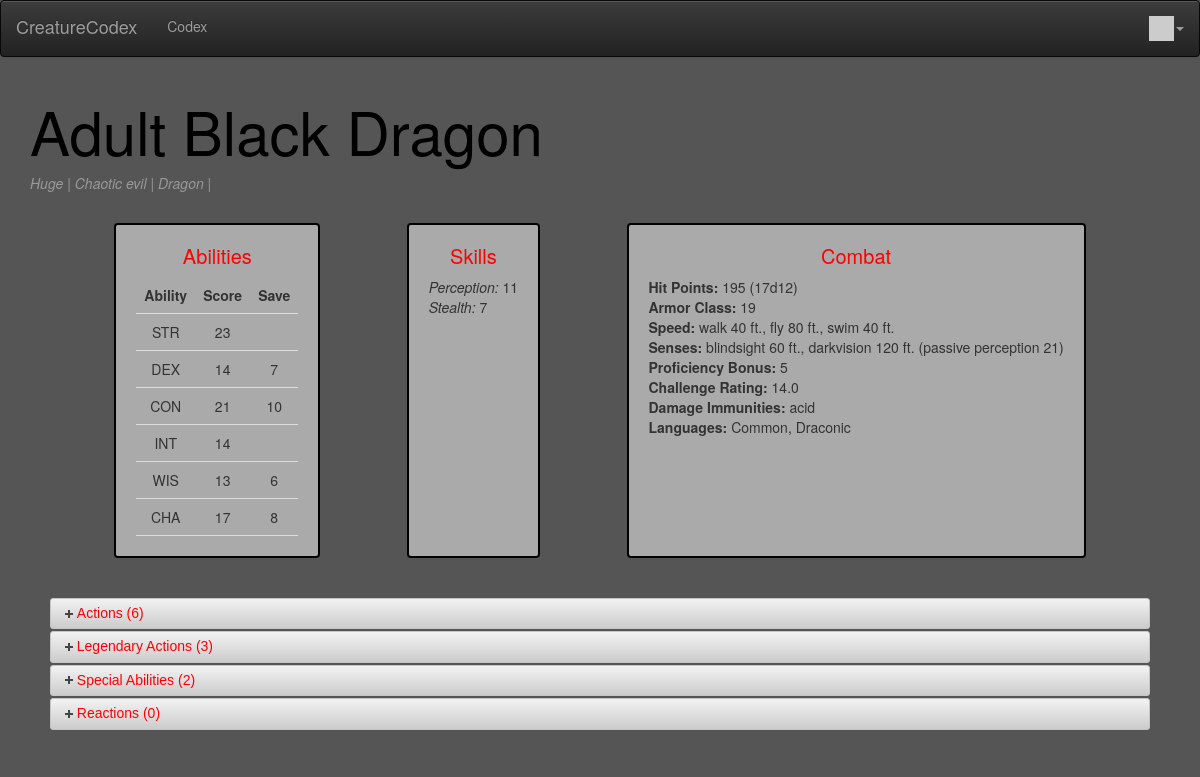
The app's page /codex/creature/8926 (signed in) with its own data.
### codex/models.py (models this page shows, shortened)
class Creature(models.Model):
    name = models.CharField(max_length=128)
    strScore =  models.IntegerField()
    strSave = models.IntegerField(null=True)
    dexScore = models.IntegerField()
    dexSave = models.IntegerField (null=True)
    conScore = models.IntegerField()
    conSave = models.IntegerField(null=True)
    intScore = models.IntegerField()
    intSave = models.IntegerField(null=True)
    wisScore = models.IntegerField()
    wisSave = models.IntegerField(null=True)
    chaScore = models.IntegerField()
    chaSave = models.IntegerField(null=True)
    arcana = models.IntegerField(null=True)
    athletics = models.IntegerField(null=True)
    deception = models.IntegerField(null=True)
    history = models.IntegerField(null=True)
    insight = models.IntegerField(null=True)
    intimidation = models.IntegerField(null=True)
    investigation = models.IntegerField(null=True)
    medicine = models.IntegerField(null=True)
    nature = models.IntegerField(null=True)
    perception = models.IntegerField(null=True)
    performance = models.IntegerField(null=True)
    persuasion = models.IntegerField(null=True)
    religion = models.IntegerField(null=True)
    stealth = models.IntegerField(null=True)
    survival = models.IntegerField(null=True)
    armorClass = models.IntegerField()
    challengeRating = models.FloatField()
    hitDieNum = models.IntegerField() # Gathered form the HD...
    hitPoints = models.IntegerField()
    passivePerception = models.IntegerField() # Gathered from Senses...
    proficiencyBonus = models.IntegerField() # Based on CR...
    alignment = models.ForeignKey(Alignment,on_delete=models.CASCADE)
    hitDieType = models.ForeignKey(HitDieType,on_delete=models.CASCADE)
    size = models.ForeignKey(Size,on_delete=models.CASCADE)
    subtype = models.ForeignKey(Subtype,on_delete=models.CASCADE,null=True)
    type = models.ForeignKey(Type,on_delete=models.CASCADE)
    conditionImmunities = models.ManyToManyField(ConditionImmunities,through='ConditionImmunitiesCreature',
                                                 )
    damageImmunities = models.ManyToManyField(DamageType,through='DamageImmunitiesCreature',related_name='immunity')
    damageResistances = models.ManyToManyField(DamageType,through='DamageResistancesCreature',related_name='resistance')
    damageVulnerabilities = models.ManyToManyField(DamageType,through='DamageVulnerabilitiesCreature',related_name='vulnerability')
    languages = models.ManyToManyField(Languages,through='LanguagesCreature') # Explanation area? Or just str...
    senses = models.ManyToManyField(Senses,through='SensesCreature')
    speed = models.ManyToManyField(Speed,through='SpeedCreature')

class Size(models.Model):
    size = models.CharField(max_length=24)
    def __str__(self,):
        return self.size

class Alignment(models.Model):
    alignment = models.CharField(max_length=128)
    def __str__(self,):
        return self.alignment

class Type(models.Model):
    type = models.CharField(max_length=128)
    def __str__(self,):
        return self.type

class HitDieType(models.Model):
    hitDieType = models.CharField(max_length=3)
    def __str__(self,):
        return self.hitDieType

class Speed(models.Model):
    speed = models.CharField(max_length=256)
    def __str__(self,):
        return self.speed

class Senses(models.Model):
    sense = models.CharField(max_length=128)
    def __str__(self,):
        return self.sense

class DamageType(models.Model):
    damageType = models.CharField(max_length=256)
    def __str__(self,):
        return self.damageType

class Languages(models.Model):
    language = models.CharField(max_length=256)
    def __str__(self,):
        return self.language

### codex/views.py (the view)
# urls.py: path('creature/<int:pk>', views.CreatureDetailView.as_view(), name='creature_detail'),
class CreatureDetailView(generic.DetailView):
    model = Creature
    template_name = "codex/creature_detail.html"
    def get(self, request, pk) :
        self.object = self.get_object()
        context = super(CreatureDetailView, self).get_context_data()
        c = Creature.objects.get(id=pk)
        ability_matrix = [['STR',c.strScore,c.strSave],
                            ['DEX',c.dexScore,c.dexSave],
                            ['CON',c.conScore,c.conSave],
                            ['INT',c.intScore,c.intSave],
                            ['WIS',c.wisScore,c.wisSave],
                            ['CHA',c.chaScore,c.chaSave]]
        context['abilities'] = [[value if value else '' for value in row] for row in ability_matrix]
        skills = []
        sk_names = ['Arcana','Athletics','Deception','History','Insight','Intimidation','Invesitgation',
                    'Medicine','Nature','Perception','Performance','Persuasion','Religion','Stealth',
                    'Survival']
        for i,sk in enumerate([c.arcana,c.athletics,c.deception,c.history,c.insight,c.intimidation,c.investigation,
                   c.medicine,c.nature,c.perception,c.performance,c.persuasion,c.religion,c.stealth,
                   c.survival]):
            if sk:
                skills.append([sk_names[i],sk])
        context['skills'] = skills
        return render(request, self.template_name, context)

### codex/context_processors.py (called while the page is built)
def name_of_app(request):
    return {'APP_NAME': "CreatureCodex"}

### codex/models.py (called while the page is built)
    def __str__(self,):
        return self.subtype

    def __str__(self,):
        return self.name

### home/templatetags/app_tags.py (called while the page is built)
@register.filter(name='gravatar')
def gravatar(user, size=35):
    email = str(user.email.strip().lower()).encode('utf-8')
    email_hash = md5(email).hexdigest()
    url = "//www.gravatar.com/avatar/{0}?s={1}&d=identicon&r=PG"
    return url.format(email_hash, size)

### codex/templates/codex/creature_detail.html (shortened to what this page needs)
{% extends "codex/base_menu.html" %}
{% block content %}
  <div id="banner">
    <h1>{{ creature.name }}</h1>
    <p><i>{{creature.size}} | {{creature.alignment|capfirst}} | {{creature.type|capfirst}} | {{creature.subtype|capfirst}}</i></p>
  </div>
  <div id="basicStats">
    <div class="basicStats-block" id="abilityScores">
      <h2>Abilities</h2>
      <table>
        <tr>
          <td><strong>Ability</strong></td>
          <td><strong>Score</strong></td>
          <td><strong>Save</strong></td>
        </tr>
        {% for ab in abilities %}
          <tr>
            <td>{{ab.0}}</td>
            <td>{{ab.1}}</td>
            <td>{{ab.2}}</td>
          </tr>
        {% endfor %}
      </table>
    </div>
    <div class="basicStats-block" id="skills">
      <h2>Skills</h2>
      <ul>
        {% for s in skills %}
          <li><i>{{s.0}}:</i> {{s.1}}</li>
        {% endfor %}
      </ul>
    </div>
    <div class="basicStats-block" id="leadStats">
      <h2>Combat</h2>
      <ul>
        <li><strong>Hit Points:</strong> {{creature.hitPoints}} ({{creature.hitDieNum}}{{creature.hitDieType}})</li>
        <li><strong>Armor Class:</strong> {{creature.armorClass}}</li>
        <li><strong>Speed:</strong> {{ creature.speed.all|join:", " }}</li>
        <li><strong>Senses:</strong> {{ creature.senses.all|join:", " }} <span id="pp">(passive perception {{creature.passivePerception}})</span></li>
        <li><strong>Proficiency Bonus:</strong> {{creature.proficiencyBonus}}</li>
        <li><strong>Challenge Rating:</strong> {{creature.challengeRating}}</li>
        {% if creature.damageImmunities.all %}
          <li><strong>Damage Immunities:</strong> {{ creature.damageImmunities.all|join:", " }}</li>
        {% endif %}
        {% if creature.languages.all %}
          <li><strong>Languages:</strong> {{ creature.languages.all|join:", " }}</li>
        {% endif %}
      </ul>
    </div>
  </div>
  <div class='accordion'>
    <h2>Actions ({{creature.actions_set.count}})</h2>
    <h2>Legendary Actions ({{creature.legendaryactions_set.count}})</h2>
    <h2>Special Abilities ({{creature.specialabilities_set.count}})</h2>
    <h2>Reactions ({{creature.reactions_set.count}})</h2>
  </div>
{% endblock %}

### codex/templates/codex/base_bootstrap.html (style rules this page uses)
h1 { color: #000000; font-size: 60px; }
#banner p { color: #999999; }
.ui-state-default { background-image: linear-gradient(#f2f2f2, #cccccc); color: red; }
body { background-color: #555555; z-index: -100; min-height: 100%; }
div#basicStats { display: flex; flex-wrap: wrap; flex-direction: row; justify-content: space-evenly; }
div.basicStats-block { border: 2px solid black; border-radius: 4px; padding: 20px; min-width: 100px; margin: 20px 2px; }
div.basicStats-block { background-color: rgba(256,256,256,.5); max-width: 45vw; }
div.basicStats-block ul { list-style-type: none; margin: 0; padding: 0; }
table { border-collapse: collapse; width: 30%; }
th, td { padding: 8px; text-align: center; border-bottom: 1px solid #ddd; }
div.basicStats-block h2 { color: red; font-size: 20px; text-align: center; margin: 0; margin-bottom: 10px; }
div.accordion { margin: 20px; }

### records on screen
Creature: name "Adult Black Dragon", size "Huge", alignment "Chaotic evil", type "Dragon", hitPoints "195", hitDieNum "17", hitDieType "d12", armorClass "19", speed.all "walk 40 ft., fly 80 ft., swim 40 ft.", senses.all "blindsight 60 ft., darkvision 120 ft.", passivePerception "21", proficiencyBonus "5", challengeRating "14.0", damageImmunities.all "acid", languages.all "Common, Draconic", actions_set.count "6", legendaryactions_set.count "3", specialabilities_set.count "2", reactions_set.count "0"

### other values on screen
{{ APP_NAME }} "CreatureCodex"
{{ ab.0 }} "STR" "DEX" "CON" "INT" "WIS" "CHA"
{{ ab.1 }} "23" "14" "21" "14" "13" "17"
{{ ab.2 }} "7" "10" "6" "8"
{{ s.0 }} "Perception" "Stealth"
{{ s.1 }} "11" "7"
